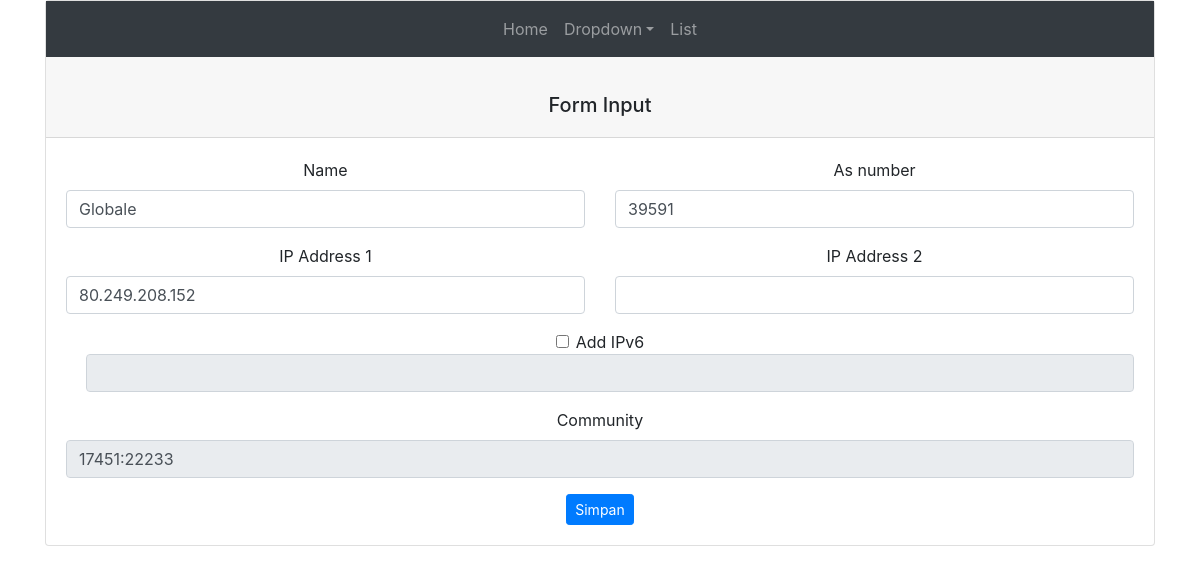
The page /edit.php?id=3 on the database its author committed.
### tables this page shows
CREATE TABLE `ams_ix` (
  `id` int(11) NOT NULL,
  `name` varchar(15) NOT NULL,
  `as_number` int(10) NOT NULL,
  `ip_peering` varchar(15) NOT NULL,
  `ip_peering_2` varchar(15) DEFAULT NULL,
  `ipv6_peering` varchar(50) DEFAULT NULL,
  `community` varchar(15) NOT NULL,
  `ix_name` varchar(50) NOT NULL
);

### edit.php (the view, shortened to what this page needs)
<!DOCTYPE html>
<html lang="en">
<head>
    <link rel="stylesheet" href="css/bootstrap.css">
</head>
<body>
    <div class="container">
        <div class="card text-center">
            <nav class="navbar navbar-expand-md navbar-dark bg-dark">
                <div class="navbar-collapse justify-content-md-center collapse show" id="navbar01">
                    <ul class="navbar-nav">
                        <li class="nav-item">
                            <a class="nav-link" href="index.php">Home</a>
                        </li>
                        <li class="nav-item dropdown">
                            <a class="nav-link dropdown-toggle" href="#"" id="dropdown08" data-toggle="dropdown" aria-haspopup="true" aria-expanded="false">Dropdown</a>
                        </li>
                        <li class="nav-item">
                            <a class="nav-link" href="list.php">List</a>
                        </li>
                    </ul>
                </div>
            </nav>
            <div class="card-header">
                <br>
                <h5 class="text-center">Form Input</h5>
            </div>
            <div class="card-body">
                <?php
                include 'conn/connection.php';
                $id = $_GET['id'];
                $data = mysqli_query($koneksi,"select * from ams_ix where id ='$id' ");
                while($d = mysqli_fetch_array($data)){
                ?>
                <form action="actions/update.php" method="POST" style="text-align: center;">
                    <div class="form-group">
                        <div class="row">
                            <div class="col">
                                <label for=""> Name </label>
                                <input type="text" name="nm" class="form-control" value="<?php echo $d['name']; ?>">
                            </div>
                            <div class="col">
                                <label for=""> As number </label>
                                <input type="text" name="as_nm" class="form-control" value="<?php echo $d['as_number']; ?>">
                            </div>
                        </div>
                    </div>
                    <div class="form-group">
                        <div class="row">
                            <div class="col">
                                <label for=""> IP Address 1</label>
                                <input type="text" name="ipaddr1" class="form-control" value="<?php echo $d['ip_peering']; ?>">
                            </div>
                            <div class="col">
                                <label for=""> IP Address 2</label>
                                <input type="text" name="ipaddr2" class="form-control" value="<?php echo $d['ip_peering_2']; ?>">
                            </div>
                        </div>
                    </div>
                    <div class="form-group">
                        <div class="form-check">
                            <input type="checkbox" class="form-check-input" name="ipv" id="yourBox">
                            <label for="yourBox" class="form-check-label"> Add IPv6 </label>
                            <input type="text" name="ipaddrv6" id="yourText" class="form-control" value="<?php echo $d['ipv6_peering']; ?>" disabled>
                        </div>
                    </div>
                    <div class="form-group">
                        <label for="" > Community </label>
                            <input type="text" name="com" class="form-control" value="<?php echo $d['community']; ?>" readonly>
                    </div>
                        <button type="submit" name="submit" class="btn btn-sm btn-primary btn-btn-block"> Simpan </button>
                </form>
            </div>
            <?php } ?>
        </div>
    </div>
</body>
</html>

### rows shown on the page
ams_ix: nm "Globale", as_nm "39591", ipaddr1 "80.249.208.152", com "17451:22233"
